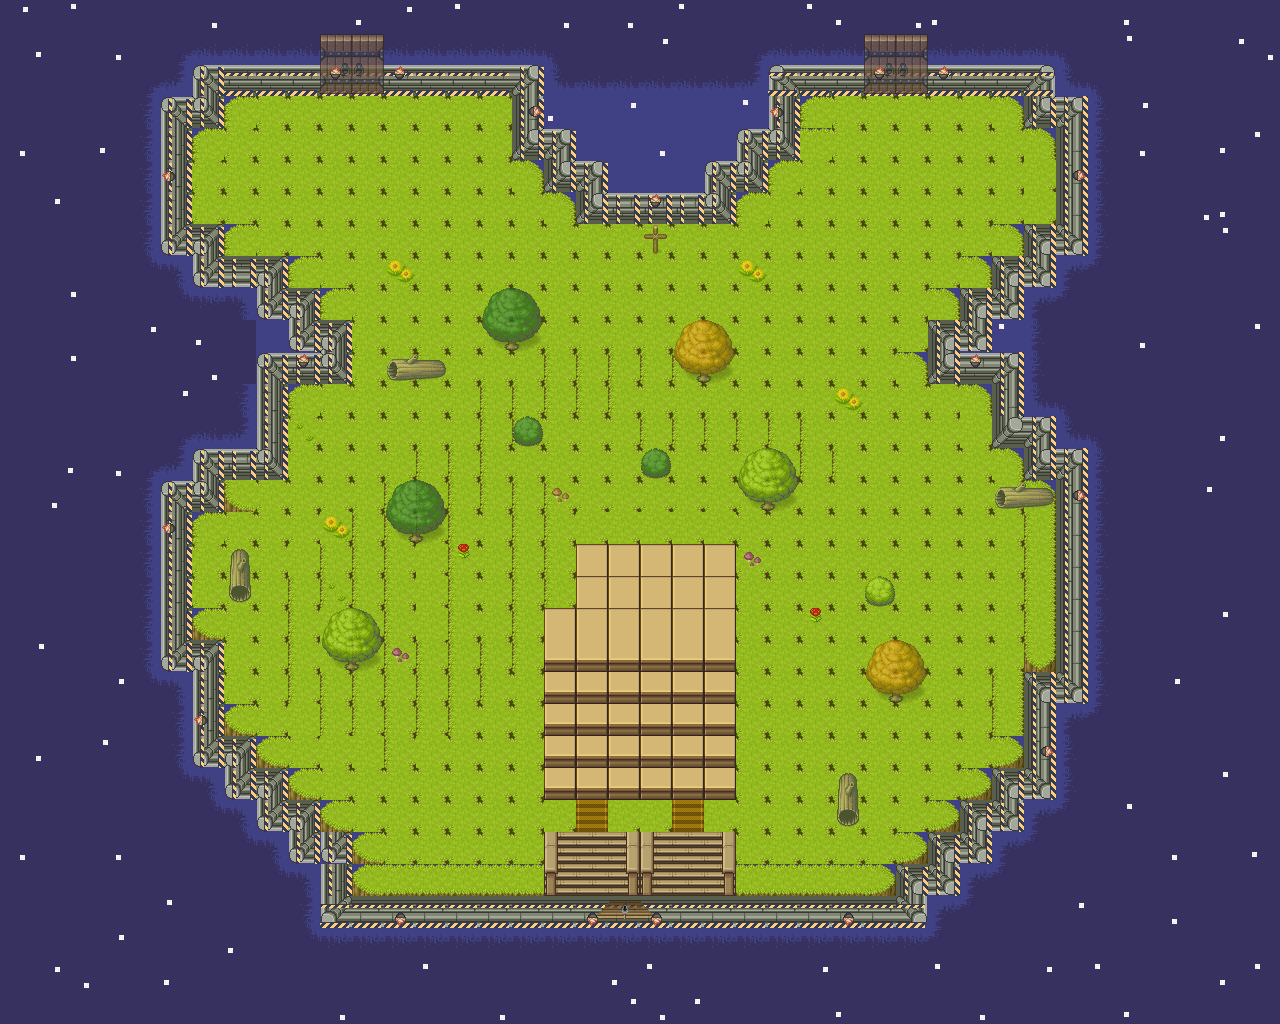

Below is a game level as drawn by its tile map, then a one-line description and the .tmx that defines it (tile-layer data replaced by summaries):
An orthogonal 40x32 tile map with 32x32 px tiles, 5 tile layers (Fundo est, Piso, Fundo, Porta, ...), 7 tilesets and 51 objects (43x Parede, Porta_VI, Porta_VII, Porta_I, Player, ...).

<map version="1.10" tiledversion="1.10.2" orientation="orthogonal" renderorder="right-down" width="40" height="32" tilewidth="32" tileheight="32" infinite="0" nextlayerid="11" nextobjectid="67">
 <tileset firstgid="1" source="tileset_complet_anm.tsx" />
 <tileset firstgid="82" source="Fundo_anm.tsx" />
 <tileset firstgid="134" source="Fundo.tsx" />
 <tileset firstgid="186" source="tileset_roguelite1.tsx" />
 <tileset firstgid="1037" source="tileset_complet.tsx" />
 <tileset firstgid="1118" source="tileset_pipoya1.tsx" />
 <tileset firstgid="2182" source="tileset_rpg1.tsx" />
 <objectgroup id="5" name="Paredes">
  <object id="2" name="Parede" x="192" y="64" width="352" height="32">
   <properties>
    <property name="Collision" type="bool" value="true" />
   </properties>
  </object>
  <object id="3" name="Parede" x="512" y="96" width="32" height="64">
   <properties>
    <property name="Collision" type="bool" value="true" />
   </properties>
  </object>
  <object id="4" name="Parede" x="544" y="128" width="32" height="64">
   <properties>
    <property name="Collision" type="bool" value="true" />
   </properties>
  </object>
  <object id="5" name="Parede" x="576" y="160" width="32" height="64">
   <properties>
    <property name="Collision" type="bool" value="true" />
   </properties>
  </object>
  <object id="6" name="Parede" x="608" y="192" width="128" height="32">
   <properties>
    <property name="Collision" type="bool" value="true" />
   </properties>
  </object>
  <object id="7" name="Parede" x="704" y="160" width="64" height="32">
   <properties>
    <property name="Collision" type="bool" value="true" />
   </properties>
  </object>
  <object id="8" name="Parede" x="736" y="128" width="64" height="32">
   <properties>
    <property name="Collision" type="bool" value="true" />
   </properties>
  </object>
  <object id="9" name="Parede" x="768" y="64" width="32" height="64">
   <properties>
    <property name="Collision" type="bool" value="true" />
   </properties>
  </object>
  <object id="10" name="Parede" x="800" y="64" width="256" height="32">
   <properties>
    <property name="Collision" type="bool" value="true" />
   </properties>
  </object>
  <object id="11" name="Parede" x="1024" y="96" width="64" height="32">
   <properties>
    <property name="Collision" type="bool" value="true" />
   </properties>
  </object>
  <object id="12" name="Parede" x="1056" y="128" width="32" height="128">
   <properties>
    <property name="Collision" type="bool" value="true" />
   </properties>
  </object>
  <object id="14" name="Parede" x="1024" y="224" width="32" height="64">
   <properties>
    <property name="Collision" type="bool" value="true" />
   </properties>
  </object>
  <object id="15" name="Parede" x="992" y="256" width="32" height="64">
   <properties>
    <property name="Collision" type="bool" value="true" />
   </properties>
  </object>
  <object id="16" name="Parede" x="960" y="288" width="32" height="64">
   <properties>
    <property name="Collision" type="bool" value="true" />
   </properties>
  </object>
  <object id="17" name="Parede" x="928" y="320" width="32" height="64">
   <properties>
    <property name="Collision" type="bool" value="true" />
   </properties>
  </object>
  <object id="18" name="Parede" x="960" y="352" width="64" height="32">
   <properties>
    <property name="Collision" type="bool" value="true" />
   </properties>
  </object>
  <object id="19" name="Parede" x="992" y="384" width="32" height="64">
   <properties>
    <property name="Collision" type="bool" value="true" />
   </properties>
  </object>
  <object id="20" name="Parede" x="1024" y="416" width="32" height="64">
   <properties>
    <property name="Collision" type="bool" value="true" />
   </properties>
  </object>
  <object id="21" name="Parede" x="1056" y="448" width="32" height="256">
   <properties>
    <property name="Collision" type="bool" value="true" />
   </properties>
  </object>
  <object id="22" name="Parede" x="1024" y="672" width="32" height="128">
   <properties>
    <property name="Collision" type="bool" value="true" />
   </properties>
  </object>
  <object id="23" name="Parede" x="992" y="768" width="32" height="64">
   <properties>
    <property name="Collision" type="bool" value="true" />
   </properties>
  </object>
  <object id="24" name="Parede" x="960" y="800" width="32" height="64">
   <properties>
    <property name="Collision" type="bool" value="true" />
   </properties>
  </object>
  <object id="25" name="Parede" x="928" y="832" width="32" height="64">
   <properties>
    <property name="Collision" type="bool" value="true" />
   </properties>
  </object>
  <object id="26" name="Parede" x="896" y="864" width="32" height="64">
   <properties>
    <property name="Collision" type="bool" value="true" />
   </properties>
  </object>
  <object id="27" name="Parede" x="320" y="896" width="576" height="32">
   <properties>
    <property name="Collision" type="bool" value="true" />
   </properties>
  </object>
  <object id="28" name="Parede" x="320" y="832" width="32" height="64">
   <properties>
    <property name="Collision" type="bool" value="true" />
   </properties>
  </object>
  <object id="29" name="Parede" x="288" y="800" width="32" height="64">
   <properties>
    <property name="Collision" type="bool" value="true" />
   </properties>
  </object>
  <object id="30" name="Parede" x="256" y="768" width="32" height="64">
   <properties>
    <property name="Collision" type="bool" value="true" />
   </properties>
  </object>
  <object id="31" name="Parede" x="224" y="736" width="32" height="64">
   <properties>
    <property name="Collision" type="bool" value="true" />
   </properties>
  </object>
  <object id="32" name="Parede" x="192" y="640" width="32" height="128">
   <properties>
    <property name="Collision" type="bool" value="true" />
   </properties>
  </object>
  <object id="33" name="Parede" x="160" y="480" width="32" height="192">
   <properties>
    <property name="Collision" type="bool" value="true" />
   </properties>
  </object>
  <object id="34" name="Parede" x="192" y="448" width="32" height="64">
   <properties>
    <property name="Collision" type="bool" value="true" />
   </properties>
  </object>
  <object id="35" name="Parede" x="224" y="448" width="64" height="32">
   <properties>
    <property name="Collision" type="bool" value="true" />
   </properties>
  </object>
  <object id="36" name="Parede" x="256" y="352" width="32" height="96">
   <properties>
    <property name="Collision" type="bool" value="true" />
   </properties>
  </object>
  <object id="37" name="Parede" x="288" y="352" width="64" height="32">
   <properties>
    <property name="Collision" type="bool" value="true" />
   </properties>
  </object>
  <object id="38" name="Parede" x="288" y="320" width="64" height="32">
   <properties>
    <property name="Collision" type="bool" value="true" />
   </properties>
  </object>
  </objectgroup>
 <objectgroup id="6" name="Portas">
  <!-- 3 objects omitted --></objectgroup>
 <objectgroup id="7" name="Pontos">
  <!-- 3 objects omitted --></objectgroup>
 <objectgroup id="8" name="Inimigos">
  <!-- 2 objects omitted --></objectgroup>
 <layer id="9" name="Fundo est" width="40" height="32">
  <data>[1280 cells, 1280 non-empty, 1 distinct tile ids]</data>
 </layer>
 <layer id="4" name="Piso" width="40" height="32">
  <data>[1280 cells, 1280 non-empty, 37 distinct tile ids]</data>
 </layer>
 <layer id="10" name="Fundo" width="40" height="32">
  <data>[1280 cells, 343 non-empty, 8 distinct tile ids]</data>
 </layer>
 <layer id="2" name="Porta" width="40" height="32" opacity="0.75">
  <data>[1280 cells, 58 non-empty, 31 distinct tile ids]</data>
 </layer>
 <layer id="3" name="Tocha" width="40" height="32">
  <data>[1280 cells, 19 non-empty, 1 distinct tile ids]</data>
 </layer>
</map>
<!-- 15 of 51 objects omitted -->
